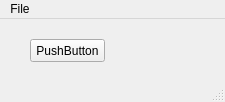
<?xml version="1.0" encoding="UTF-8"?>
<ui version="4.0">
 <class>MainWindow</class>
 <widget class="QMainWindow" name="MainWindow">
  <property name="geometry">
   <rect>
    <x>0</x>
    <y>0</y>
    <width>225</width>
    <height>102</height>
   </rect>
  </property>
  <property name="windowTitle">
   <string>MainWindow</string>
  </property>
  <widget class="QWidget" name="centralwidget">
   <widget class="QPushButton" name="pushButton">
    <property name="geometry">
     <rect>
      <x>30</x>
      <y>20</y>
      <width>75</width>
      <height>23</height>
     </rect>
    </property>
    <property name="text">
     <string>PushButton</string>
    </property>
   </widget>
  </widget>
  <widget class="QMenuBar" name="menubar">
   <property name="geometry">
    <rect>
     <x>0</x>
     <y>0</y>
     <width>225</width>
     <height>21</height>
    </rect>
   </property>
   <widget class="QMenu" name="menuFile">
    <property name="title">
     <string>File</string>
    </property>
    <addaction name="actionSayHello"/>
   </widget>
   <addaction name="menuFile"/>
  </widget>
  <widget class="QStatusBar" name="statusbar"/>
  <action name="actionSayHello">
   <property name="text">
    <string>SayHello</string>
   </property>
   <property name="toolTip">
    <string>Prints &quot;Hello&quot;</string>
   </property>
   <property name="shortcut">
    <string>Ctrl+S</string>
   </property>
  </action>
 </widget>
 <resources/>
 <connections>
  <connection>
   <sender>pushButton</sender>
   <signal>clicked()</signal>
   <receiver>actionSayHello</receiver>
   <slot>trigger()</slot>
   <hints>
    <hint type="sourcelabel">
     <x>67</x>
     <y>52</y>
    </hint>
    <hint type="destinationlabel">
     <x>-1</x>
     <y>-1</y>
    </hint>
   </hints>
  </connection>
 </connections>
</ui>
